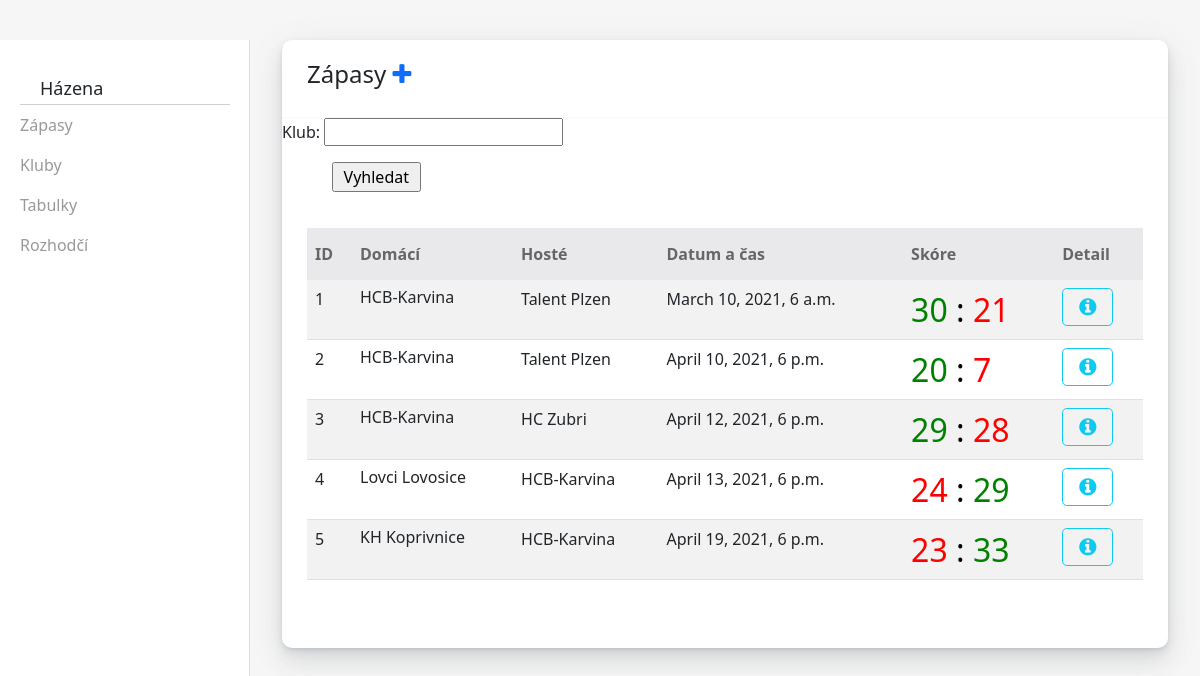
The app's page /zapasy/, older data.
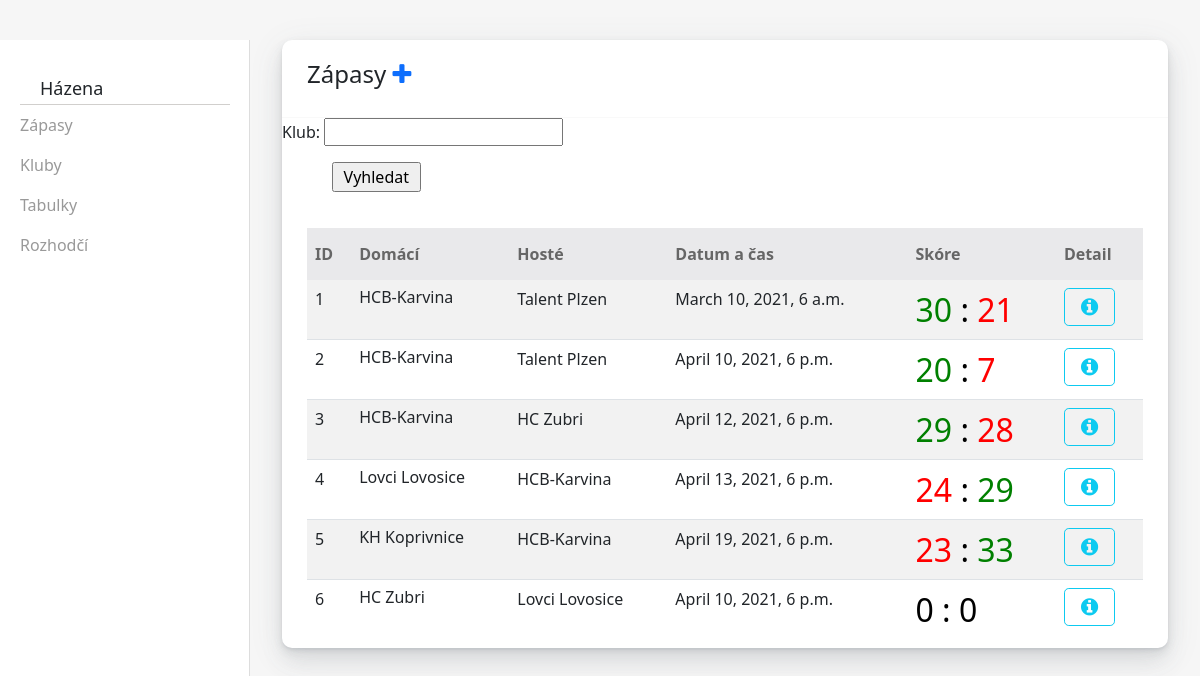
The same page, newer data.
### HazenaIS/models.py (models this page shows, shortened)
class Zapasy(models.Model):
    domaci_skore = models.IntegerField()
    hoste_Skore = models.IntegerField()
    datum_cas = models.DateTimeField()
    rozhodci = models.ForeignKey('Rozhodci', on_delete=models.RESTRICT)
    domaci = models.ForeignKey('Klub', on_delete=models.RESTRICT, related_name='domaci_ID')
    hoste = models.ForeignKey('Klub', on_delete=models.RESTRICT, related_name='hoste_ID')
    def winner(self):
        if self.domaci_skore > self.hoste_Skore:
            return "GREEN"
        elif self.domaci_skore == self.hoste_Skore:
            return "BLACK"
        else:
            return "RED"

class Klub(models.Model):
    nazev_klubu = models.CharField(max_length=50)
    prezident_klubu = models.CharField(max_length=50)
    email = models.CharField(max_length=50)
    adresa = models.CharField(max_length=50)
    def __str__(self):
        return self.nazev_klubu

### HazenaIS/views.py (the view)
# urls.py: path('zapasy/',HazenaIS.views.zapasy, name='zapasy'),
def zapasy(request):
    if request.method == 'POST':
        form = ZapasSearchForm(request.POST)
        if form.is_valid():
            searched = form.cleaned_data['searched_name']
            z = Zapasy.objects.filter(Q(domaci__nazev_klubu__contains=searched) | Q(hoste__nazev_klubu__contains=searched))
        else:
            z = Zapasy.objects.all()
    else:
        form = ZapasSearchForm()
        z = Zapasy.objects.all()
    return render(request, 'zapasy.html', {'zapasy':z, 'form':form})

### HazenaIS/forms.py
class ZapasSearchForm(forms.Form):
    searched_name = forms.CharField(max_length=50, label='Klub')

### templates/zapasy.html (shortened to what the changed rows need)
{% load static %}
<html lang="en">
    <head>
        <link href="https://cdn.jsdelivr.net/npm/bootstrap@5.0.0-beta3/dist/css/bootstrap.min.css" rel="stylesheet">
        <link href="https://maxcdn.bootstrapcdn.com/font-awesome/4.7.0/css/font-awesome.min.css" rel="stylesheet" />
        <link rel="stylesheet" type="text/css" href="{% static 'css/menu.css' %}"/>
        <link rel="stylesheet" type="text/css" href="{% static 'css/zapasy.css' %}"/>
    </head>
    <div id="wrapper" class="wrapper-content">
<div id="page-content-wrapper">
    <div class="container">
    <div class="row">
        <div class="col-12 col-sm-12 col-md-12">
            <div class="card">
                <div class="card-body">
                    <div class="table-responsive" id="proTeamScroll" tabindex="2" style="height: 400px; overflow: hidden; outline: none;">
                        <table class="table table-striped">
                            <thead>
                                <tr>
                                    <th><b>ID</b></th>
                                    <th><b>Domácí</b></th>
                                    <th><b>Hosté</b></th>
                                    <th><b>Datum a čas</b></th>
                                    <th><b>Skóre</b></th>
                                    <th><b>Detail</b></th>
                                </tr>
                            </thead>
                            <tbody>
                                {% for z in zapasy %}
                                <tr>
                                    <td>{{z.id}}
                                    </td>
                                    <td>
                                        <h6 class="mb-0 font-13">{{z.domaci}}</h6>
                                    </td>
                                    <td>{{z.hoste}}</td>
                                    <td class="text-truncate">
                                    {{z.datum_cas}}
                                    </td>
                                    <td>
                                        {% if z.winner == "GREEN" %}
                                        <font color="green" size="+3">
                                        {% elif z.winner == "BLACK" %}
                                        <font color="black" size="+3">
                                        {% else %}
                                        <font color="red" size="+3">
                                        {% endif %}
                                        {{z.domaci_skore}} </font>
                                        <font color="black" size="+3"> : </font>
                                        {% if z.winner == "GREEN" %}
                                        <font color="red" size="+3">
                                        {% elif z.winner == "BLACK" %}
                                        <font color="black" size="+3">
                                        {% else %}
                                        <font color="green" size="+3">
                                        {% endif %}
                                        {{z.hoste_Skore}}
                                    </font>
                                    </td>
                                    <td>
                                        <a href="{% url 'zapasydetail' z.id %}" button type="button" class="btn btn-outline-info btn-circle btn-lg btn-circle"><i class="fa fa-info-circle"></i></a>
                                    </td>
                                </tr>
                                {% endfor %}
                            </tbody>
                        </table>
                    </div>
                </div>
            </div>
        </div>
    </div>
    </div>
</div>
    </html>

Row changes from the older to the newer data that the page shows:
added Zapasy: id "6", domaci "HC Zubri", hoste "Lovci Lovosice", datum_cas "April 10, 2021, 6 p.m.", domaci_skore "0", hoste_Skore "0"
